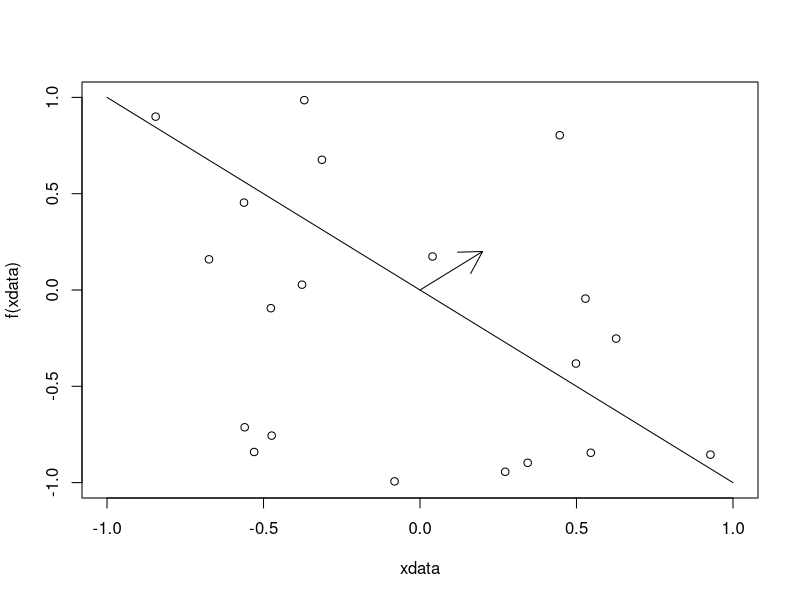
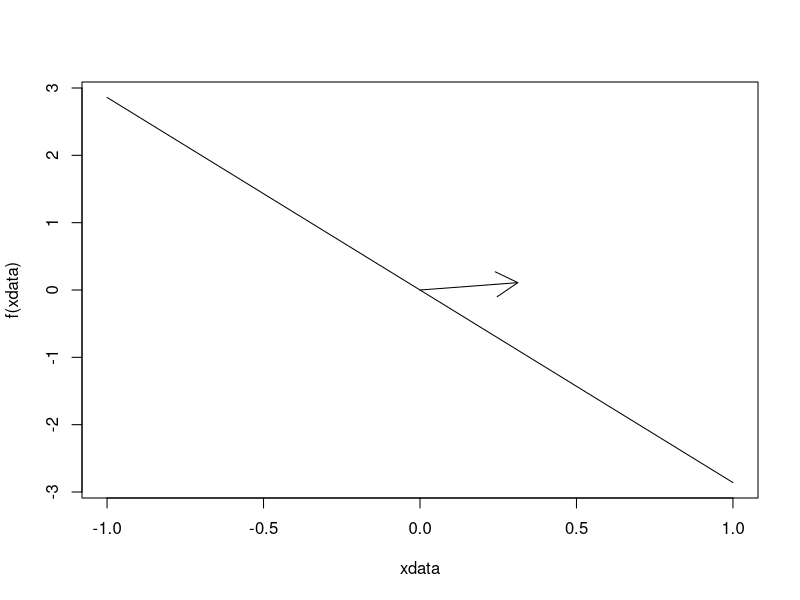
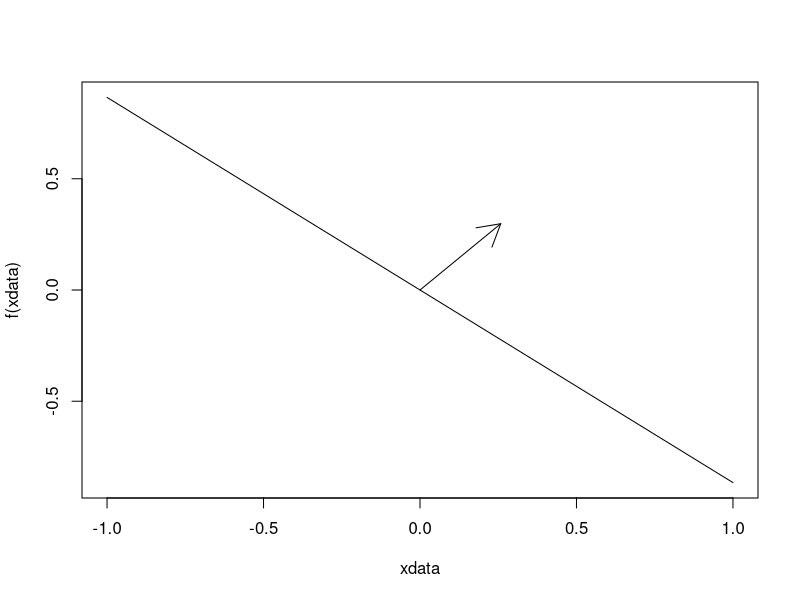
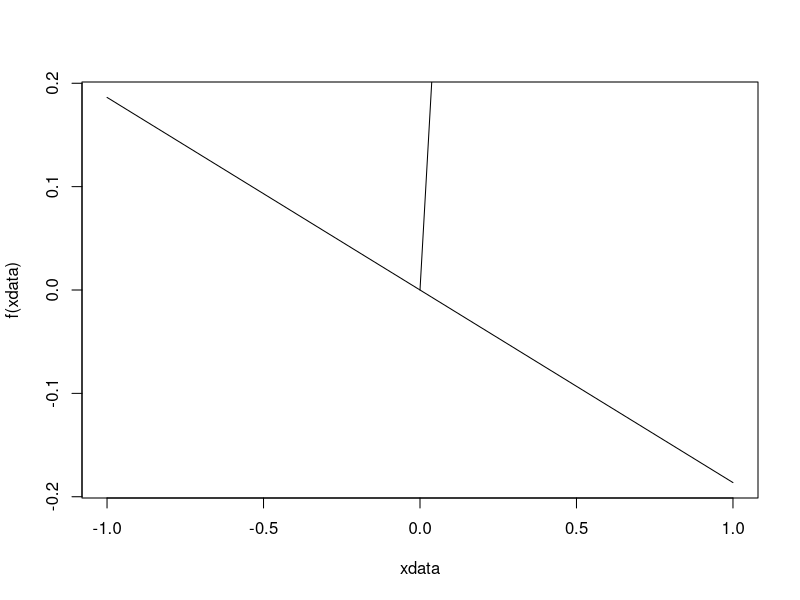
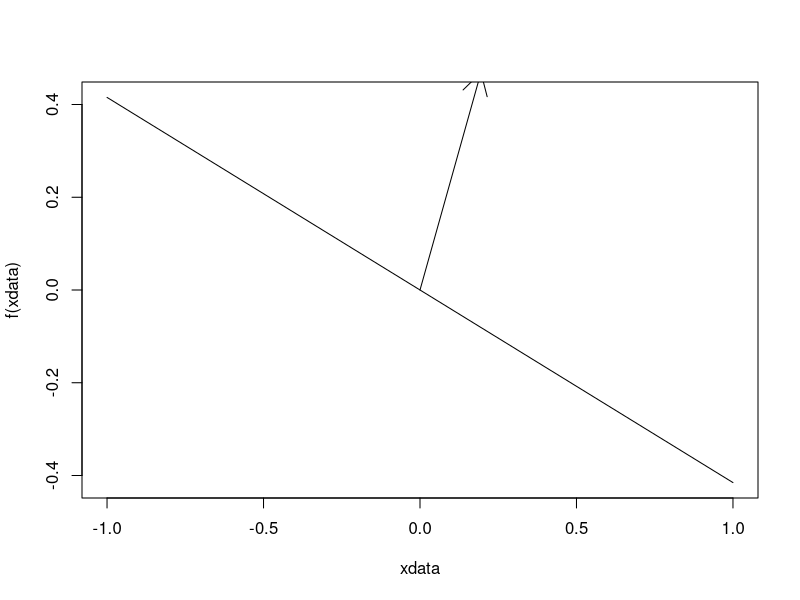
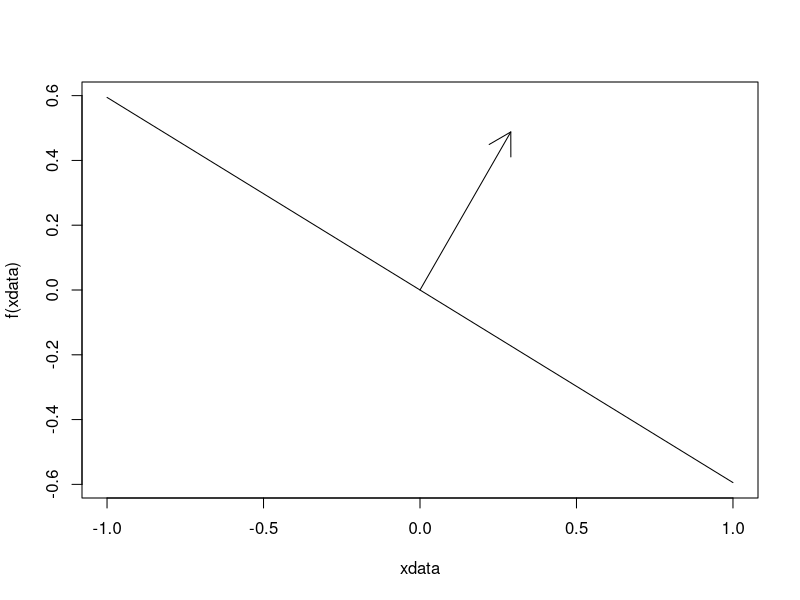
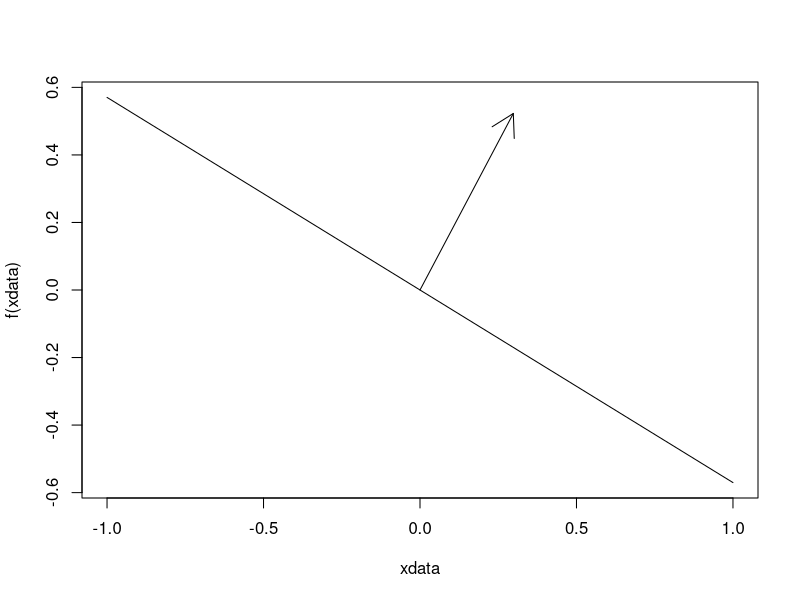
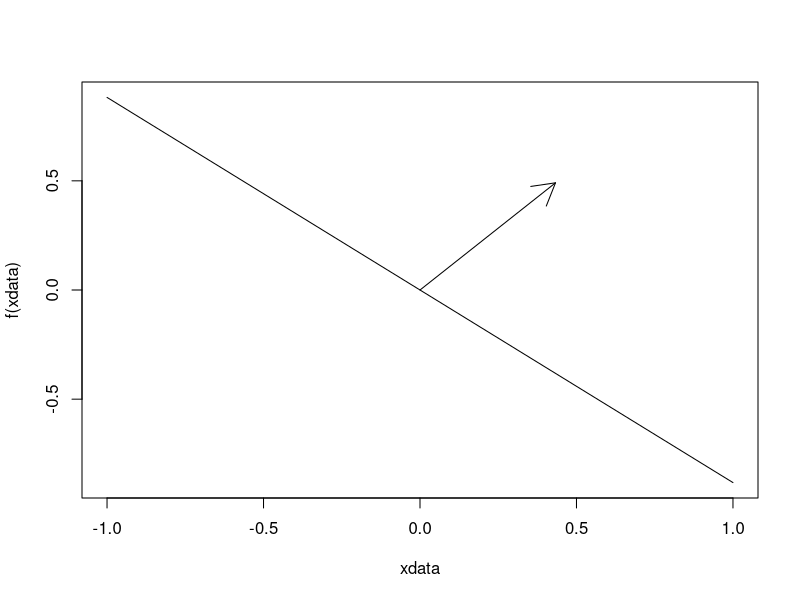

Recreate these plots in R, in order.
rm(list=ls())

set.seed(201606)
N <- 20
x1 <- runif(N,-1,1)
x2 <- runif(N,-1,1)
X <- cbind(x1,x2)
y <- ifelse(x2>x1,-1,1)


xdata <- seq(-1, 1, length = 100)
w = c(1,1)
f = function(x) {-w[1]/w[2]*x}

plot(xdata, f(xdata), type='l')
arrows(0,0,w[1]/5,w[2]/5)

points(x1,x2)
##
##
##
##
#JAAAAAG ÄR TOKBAKIS. JAG GÅR HEM! VI LÖSER DET HÄR FRAMÖVER
##
###
##
for(i in 1:N) {
  yhat = w%*%X[i,]
  w = w + sign(yhat)%*%X[i,]
  
  plot(xdata, f(xdata), type='l')
  arrows(0,0,w[1]/5,w[2]/5)
  
} 

arrows(0,0,w[1],w[2])
